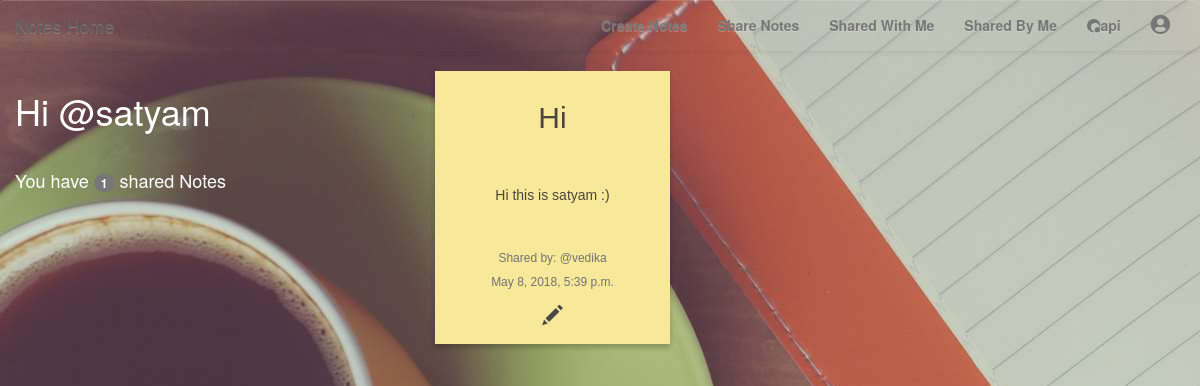
Before: /notes/shared_with_me/ (signed in) with the older database file.
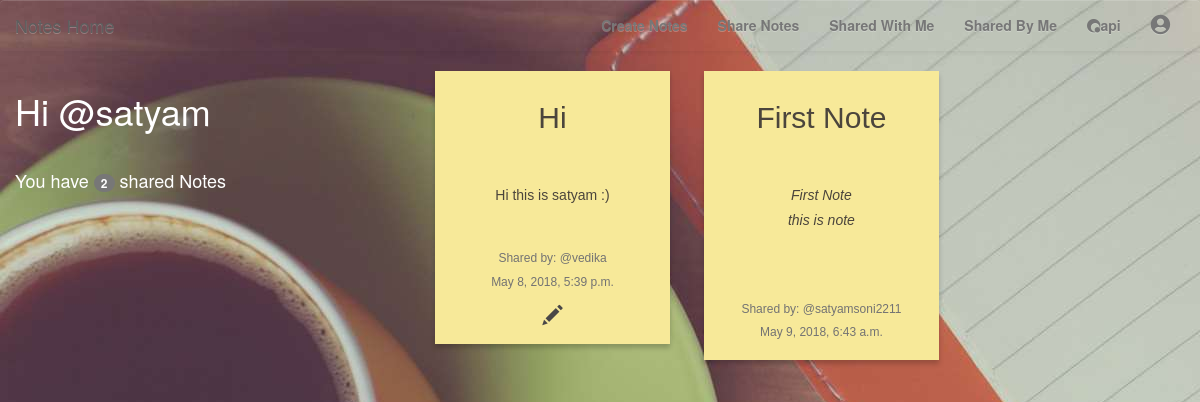
After: the same page with the newer database file.
### notes/models.py (models this page shows, shortened)
class SharedNotes(models.Model):
    note = models.ForeignKey(Notes,related_name='shared_note')
    user = models.ForeignKey(User,related_name='shared_user')
    shared_by = models.CharField(max_length=30,null=True)
    shared_on = models.DateTimeField(auto_now=True)
    can_edit = models.BooleanField(default=False)
    class Meta:
        unique_together = ('note','user')

class Notes(models.Model):
    title = models.CharField(max_length=30)
    created = models.DateTimeField(auto_now=True)
    text = models.CharField(max_length=2000)
    user = models.ForeignKey(User,related_name='notes')
    class Meta:
        ordering = ['-created']

### notes/views.py (the view)
class SharedWithMe(LoginRequiredMixin,generic.ListView):
    model = SharedNotes
    def get_queryset(self):
        User = get_user_model()
        try:
            self.shared_notes = SharedNotes.objects.filter(user__username__iexact=self.request.user.username)
        except User.DoesNotExist:
            raise Http404
        else:
            return self.shared_notes
    def get_context_data(self, **kwargs):
        context = super().get_context_data(**kwargs)
        context['shared_notes'] = self.shared_notes
        return context

### notes/templates/notes/sharednotes_list.html
{% extends "base.html" %}
{% block content %}
	<div class="row">
		<div class="col-md-4">
			<h1 id='wh'>Hi @{{user.username}}</h1>
			<br>
			<h4 id='wh'>You have <span class="badge">{{shared_notes.all.count}}</span> shared Notes</h4>
		</div>
		<div class="col-md-8">
			{% for sharednote in object_list %}
				{% if sharednote.user.username == user.username  %}
					<div class="note-wrap note-white">
						<h2>{{sharednote.note.title}}</h2>
						<br>
						<h5>{{sharednote.note.text|safe}}</h5>
						<br>
						<h5 class="help-block" id='usertag'>Shared by: @{{sharednote.shared_by}}</h5>
						<h5 class="help-block" id='usertag'>{{sharednote.shared_on}}</h5>
						{% if sharednote.can_edit is True %}
							<a href="{% url 'notes:update' pk=sharednote.note.pk %}">
								<span class="glyphicon glyphicon-pencil"></span>
							</a>
						{% endif %}
					</div>
				{% endif %}
			{% endfor %}
		</div>
	</div>
{% endblock %}

Changed rows visible on the page:
added SharedNotes: note "First Note", note.text "First Note this is note", shared_by "satyamsoni2211", shared_on "May 9, 2018, 6:43 a.m."
Other visible differences:
{{ shared_notes.all.count }}: "1" → "2"
